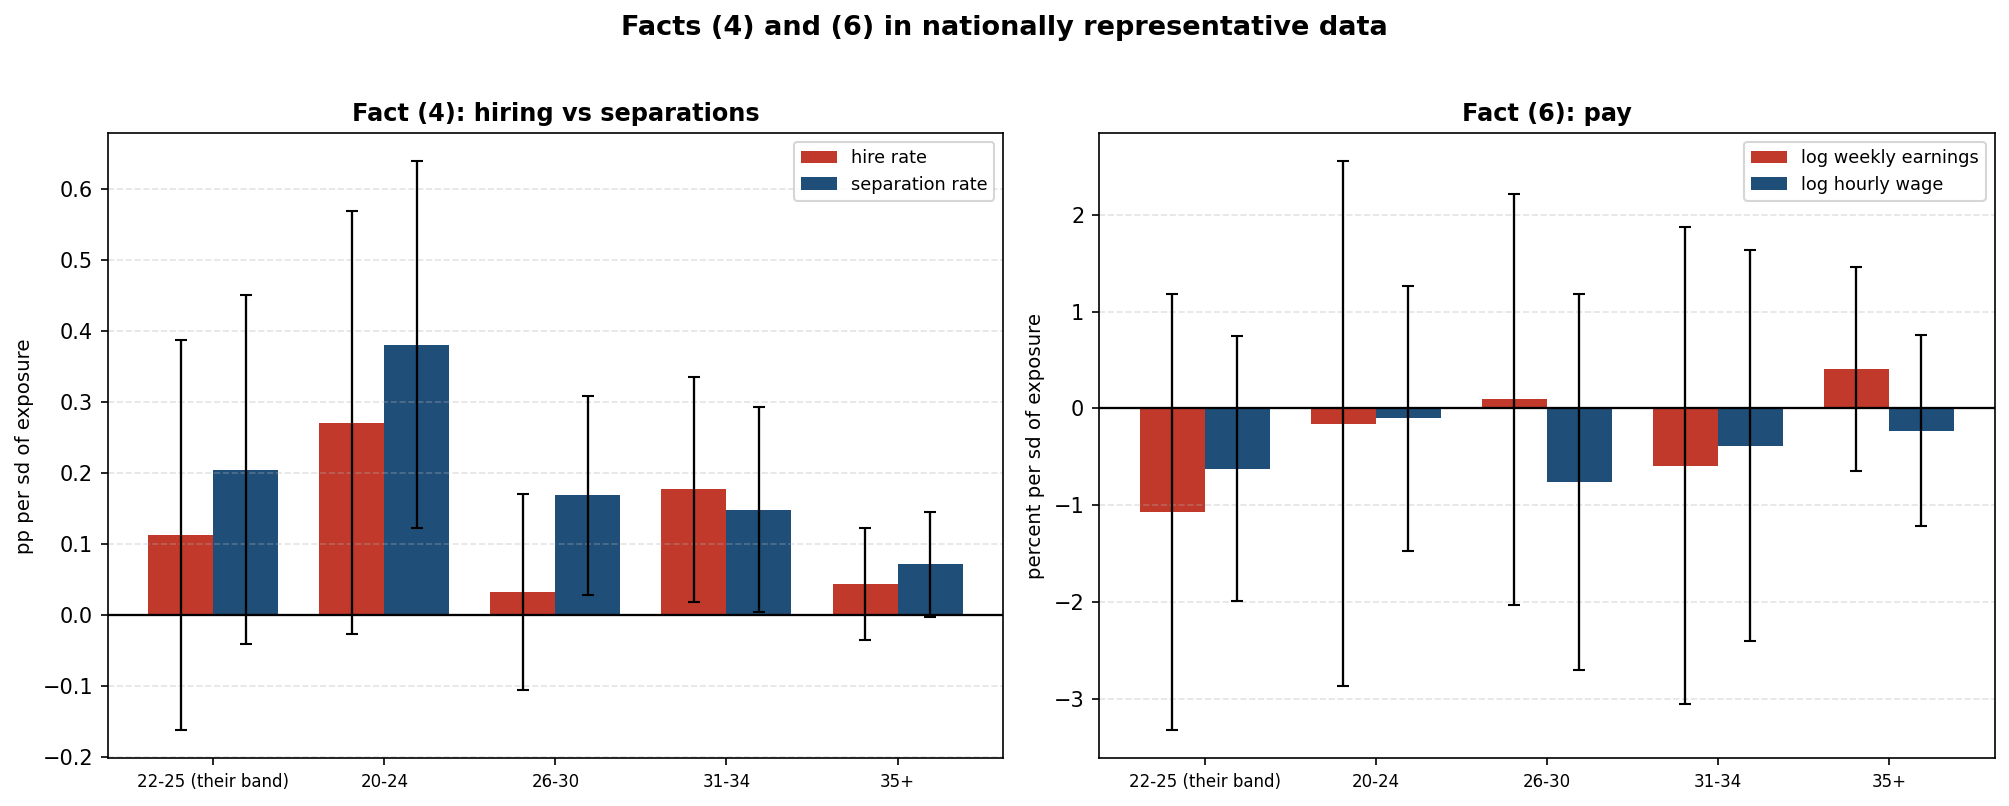

Source code (Python):
"""
section6_facts_4_6.py
Canaries' facts (4) and (6), tested on CPS flows and outgoing-rotation earnings.

FACT (4)  "It operates primarily through reduced hiring of young workers rather
          than increased separations."
FACT (6)  "Adjustment is occurring through employment rather than base
          compensation."

Both are mechanism claims and neither is testable on employment stocks, which is
why earlier sections could not reach them. build_cps_flows.py links individuals
across consecutive months on CPSIDP to construct hires and separations, and pulls
EARNWEEK / HOURWAGE from the outgoing rotation groups with their own weight.

SPECIFICATION
The Section 3 specification, unchanged: two-way occupation and year fixed effects,
z-scored exposure interacted with post-2022, employment weighted, occupation
clustered. Only the outcome changes.

  fact (4)   hire rate   = 100 x hires / (hires + stayers)
             sep rate    = 100 x separations / (separations + stayers)
  fact (6)   log weekly earnings, log hourly wage

WHAT WOULD CONFIRM EACH
Fact (4) predicts a negative exposure coefficient on the young hire rate and no
positive coefficient on the young separation rate. Fact (6) predicts no negative
exposure coefficient on pay: if adjustment runs through employment, prices should
not move.

Writes section6_facts_4_6.png.
"""
import numpy as np, pandas as pd
from scipy import stats as sp
import matplotlib; matplotlib.use("Agg")
import matplotlib.pyplot as plt
from entry_panel import load, fe, z, post_x, stars, HERE
import os

BANDS = [("a22_25", "22-25 (their band)"), ("a20_24", "20-24"),
         ("a26_30", "26-30"), ("a31_34", "31-34"), ("a35p", "35+")]

EXP = load().drop_duplicates("occ")[["occ", "rep_good", "en_raw"]]

# ---- fact (4): flows ------------------------------------------------------------
F = pd.read_csv(os.path.join(HERE, "cps_flows.csv")).merge(EXP, on="occ", how="inner")
F = F[(F.year >= 2016) & (F.year <= 2026)].copy()
F["emp_t"] = F.hires + F.stayers
F["emp_p"] = F.seps + F.stayers
F = F[(F.emp_t > 0) & (F.emp_p > 0)].copy()
F["hire_rate"] = 100 * F.hires / F.emp_t
F["sep_rate"] = 100 * F.seps / F.emp_p
F["tot"] = F.emp_t

print("=" * 96)
print("FACT (4): DOES THE EFFECT RUN THROUGH HIRING RATHER THAN SEPARATIONS?")
print("=" * 96)
print("""
  Their claim: "It operates primarily through reduced hiring of young workers
  rather than increased separations." Confirmation needs the hire-rate coefficient
  negative for the young and the separation-rate coefficient NOT positive.
""")
R4 = {}
for outcome, olab in [("hire_rate", "HIRE RATE"), ("sep_rate", "SEPARATION RATE")]:
    print(f"  {olab}")
    print(f"    {'age band':<22}{'coef':>10}{'se':>9}{'t':>7}{'p':>9}{'mean':>9}")
    for b, lab in BANDS:
        d = F[F.band == b]
        if len(d) < 200: continue
        co, se, t, p, G, n = fe(d, outcome, post_x(d, ["rep_good"]))
        R4[(outcome, b)] = (co[0], se[0], p[0])
        mu = np.average(d[outcome], weights=d.tot)
        print(f"    {lab:<22}{co[0]:>+10.4f}{se[0]:>9.4f}{t[0]:>7.2f}{p[0]:>9.4f} "
              f"{stars(p[0]):<4}{mu:>7.2f}")
    print()

# net flow: the margin that has to reconcile with the stock result in Section 3
print("  NET FLOW (hire rate minus separation rate)")
print(f"    {'age band':<22}{'coef':>10}{'se':>9}{'t':>7}{'p':>9}")
F["net_rate"] = F.hire_rate - F.sep_rate
for b, lab in BANDS:
    d = F[F.band == b]
    if len(d) < 200: continue
    co, se, t, p, G, n = fe(d, "net_rate", post_x(d, ["rep_good"]))
    R4[("net_rate", b)] = (co[0], se[0], p[0])
    print(f"    {lab:<22}{co[0]:>+10.4f}{se[0]:>9.4f}{t[0]:>7.2f}{p[0]:>9.4f} {stars(p[0])}")
print("""
  Read this carefully. The net is negative for the young, which is the sign the
  Section 3 stock result requires, but it is not significant at any age. What IS
  significant is the separation side, and it is significant at four of five bands
  rather than only the young ones.

  Two things follow, and the second is awkward for this paper rather than for
  theirs. Fact (4)'s specific claim, reduced hiring with separations unchanged,
  does not hold here: the hire-rate point estimates are positive and the
  separation-rate estimates are positive and mostly significant. And the flow
  results carry no age gradient, while the stock results in Section 3.6 carry a
  sharp one. A mechanism visible in stocks but not in the flows that generate them
  is a tension this paper cannot resolve, and Section 8 records it as such.
""")

# ---- fact (6): earnings, at the PERSON level -----------------------------------
# Cell means do not work here. The ORG subsample is a quarter of records, so
# occupation x year x narrow age band cells held a median of 4 observations and
# two-way fixed effects on those means produced coefficients of order 1e11. The
# regression runs on the 1.0M person records instead.
E = pd.read_csv(os.path.join(HERE, "cps_earnings.csv")).merge(EXP, on="occ", how="inner")
E = E[(E.year >= 2016) & (E.year <= 2026)].copy()
# trim implausible reports at the bottom; the top is a genuine topcode, left alone
E.loc[E.earnweek < 50, "earnweek"] = np.nan
E.loc[E.hourwage < 2, "hourwage"] = np.nan
E["lew"] = 100 * np.log(E.earnweek)
E["lhw"] = 100 * np.log(E.hourwage)
E["tot"] = E.ewt

print("=" * 96)
print("FACT (6): DOES ADJUSTMENT RUN THROUGH EMPLOYMENT RATHER THAN PAY?")
print("=" * 96)
print("""
  Their claim: "Adjustment is occurring through employment rather than base
  compensation." Confirmation needs NO negative exposure coefficient on pay.
  Person-level regression on outgoing-rotation records, occupation and year fixed
  effects, ORG-weighted, clustered on occupation. Coefficients are x100 log
  points, so they read as percent per sd of exposure.
""")
R6 = {}
for outcome, olab in [("lew", "LOG WEEKLY EARNINGS"), ("lhw", "LOG HOURLY WAGE")]:
    print(f"  {olab}")
    print(f"    {'age band':<22}{'coef':>10}{'se':>9}{'t':>7}{'p':>9}{'records':>10}")
    for b, lab in BANDS:
        d = E[(E.band == b) if b != "a22_25" else (E.is2225 == True)]
        d = d[np.isfinite(d[outcome])]
        if len(d) < 2000: continue
        co, se, t, p, G, n = fe(d, outcome, post_x(d, ["rep_good"]))
        R6[(outcome, b)] = (co[0], se[0], p[0])
        print(f"    {lab:<22}{co[0]:>+10.4f}{se[0]:>9.4f}{t[0]:>7.2f}{p[0]:>9.4f} "
              f"{stars(p[0]):<4}{n:>9,}")
    print()

# ---- chart ----------------------------------------------------------------------
fig, ax = plt.subplots(1, 2, figsize=(13.5, 5.2))
for k, (outs, title, R) in enumerate(
        [([("hire_rate", "hire rate"), ("sep_rate", "separation rate")],
          "Fact (4): hiring vs separations", R4),
         ([("lew", "log weekly earnings"), ("lhw", "log hourly wage")],
          "Fact (6): pay", R6)]):
    x = np.arange(len(BANDS)); w = 0.38
    for j, (o, olab) in enumerate(outs):
        vals = [R.get((o, b), (np.nan, np.nan, np.nan)) for b, _ in BANDS]
        ax[k].bar(x + (j - 0.5) * w, [v[0] for v in vals], w,
                  yerr=[1.96 * v[1] if np.isfinite(v[1]) else 0 for v in vals],
                  color=["#c0392b", "#1f4e79"][j], error_kw=dict(lw=1.1, capsize=3),
                  label=olab)
    ax[k].axhline(0, color="black", lw=1.1)
    ax[k].set_xticks(x); ax[k].set_xticklabels([l for _, l in BANDS], fontsize=8)
    ax[k].set_title(title, fontsize=11.5, fontweight="bold")
    ax[k].legend(fontsize=8.5); ax[k].grid(True, axis="y", ls="--", alpha=.35)
ax[0].set_ylabel("pp per sd of exposure", fontsize=9.5)
ax[1].set_ylabel("percent per sd of exposure", fontsize=9.5)
fig.suptitle("Facts (4) and (6) in nationally representative data",
             fontsize=13, fontweight="bold", y=1.02)
plt.tight_layout(); plt.savefig("section6_facts_4_6.png", dpi=150, bbox_inches="tight")
print("Chart saved: section6_facts_4_6.png")
